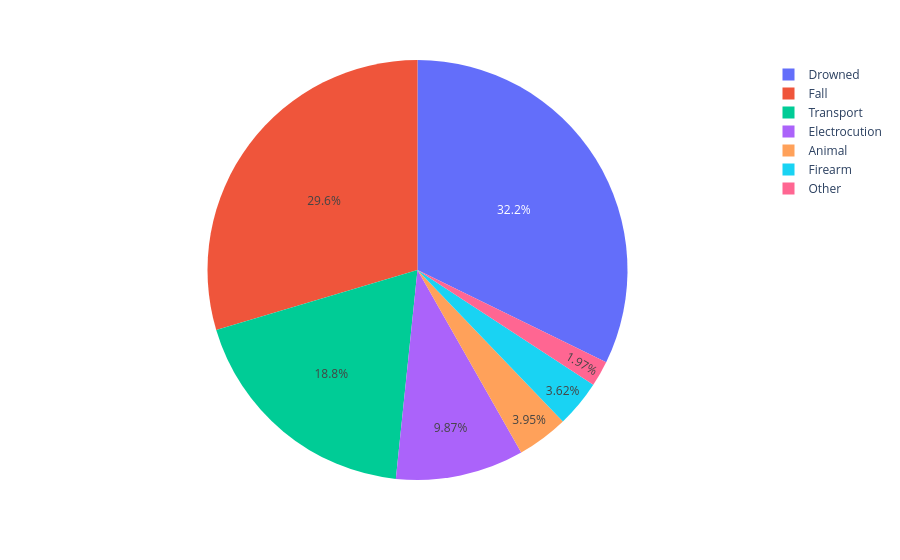

The cell this chart's notebook holds for it:
### Code cell
px.pie(df,names='Type',values='Injuries/Casualties')

### Figure 1 — Plotly figure (JSON) as saved in the notebook; plotly's stock layout.template omitted (floating-point values rounded to 4 significant figures; data arrays with more than 128 entries replaced by an {"elided": "..."} marker saying what was removed)
{"data": [{"domain": {"x": [0, 1], "y": [0, 1]}, "hovertemplate": "Type=%{label}<br>Injuries/Casualties=%{value}<extra></extra>", "labels": {"elided": "191 str values"}, "legendgroup": "", "name": "", "showlegend": true, "type": "pie", "values": {"elided": "191 int values"}}], "layout": {"legend": {"tracegroupgap": 0}, "margin": {"t": 60}}}
